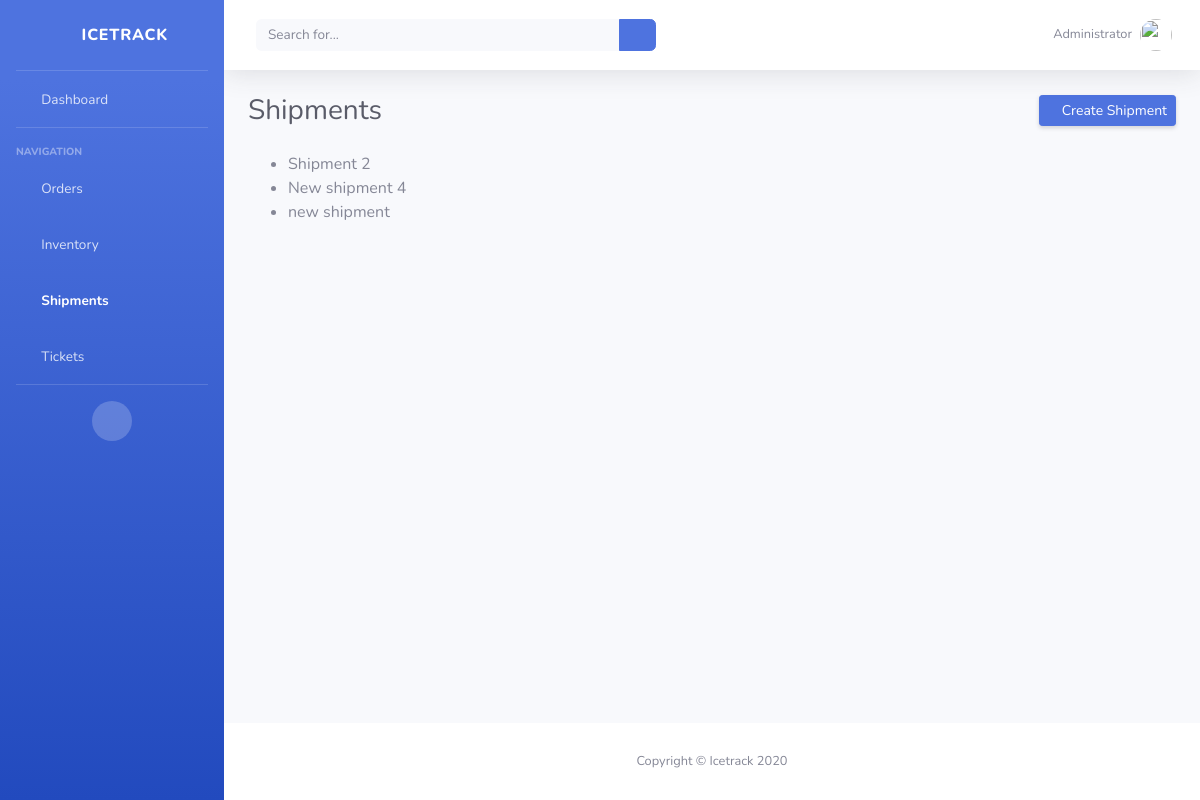
/shipments/, run on an earlier commit of the app's database.
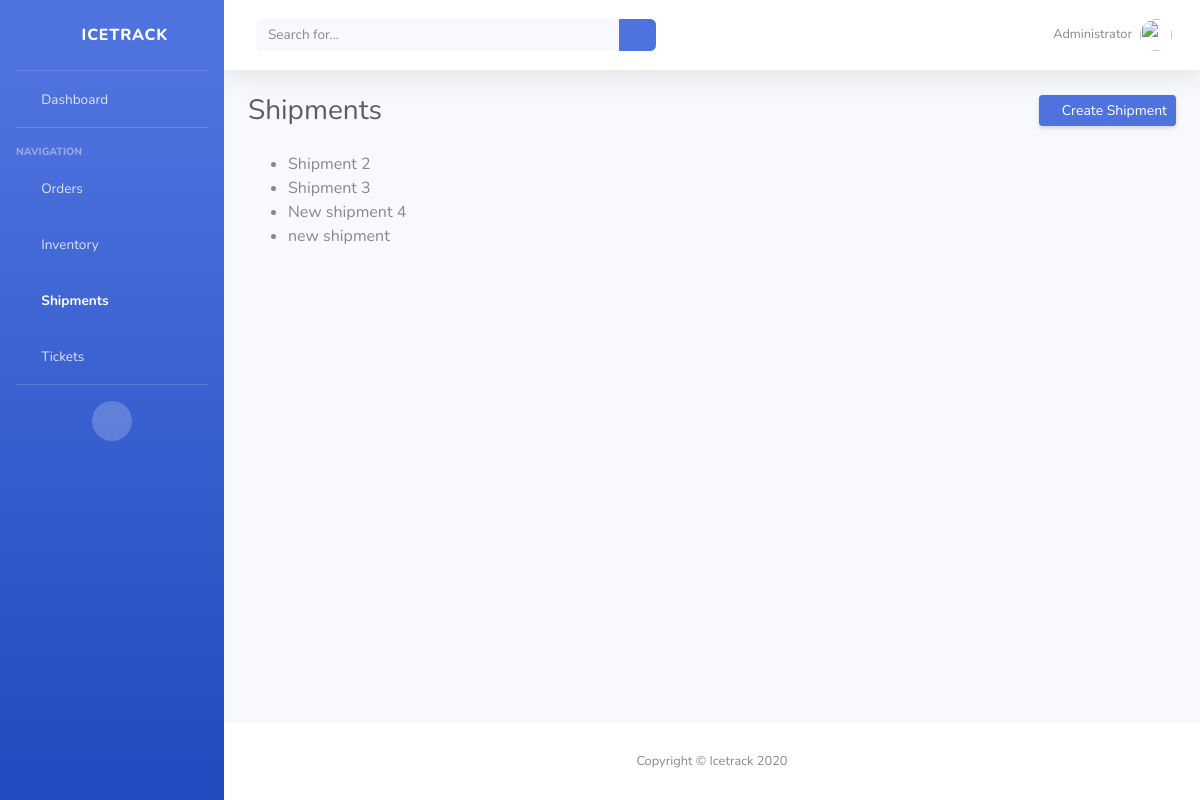
And on a later commit of the database.
### icetrack/models.py (models this page shows, shortened)
class Shipment(models.Model):
    name = models.CharField(max_length=50, blank=True, null=True)
    order = models.ForeignKey('Order', on_delete=models.CASCADE, blank=True, null=True)

### icetrack/views.py (the view)
# urls.py: path('shipments/', ShipmentsPageView.as_view(), name="shipments"),
class ShipmentsPageView(ListView):
    model = Shipment
    template_name = 'shipments.html'
    context_object_name = 'all_shipments_list'

### templates/shipments.html (shortened to what this page needs)
{% extends 'base.html' %}
{% block content%}
<div class="container-fluid">
    <div class="d-sm-flex align-items-center justify-content-between mb-4">
        <h1 class="h3 mb-0 text-gray-800">Shipments</h1>
        <a href="{% url 'create_shipment' %}" class="d-none d-sm-inline-block btn btn-sm btn-primary shadow-sm"><i class="fas fa-plus fa-sm text-white-50"></i> Create Shipment</a>
    </div>
    <ul>
        {% for shipment in all_shipments_list %}
            <li>{{ shipment.name }}</li>
        {% endfor %}
    </ul>
</div>
{% endblock content %}

What changed in the data, as far as the page shows it:
added Shipment: name "Shipment 3"
